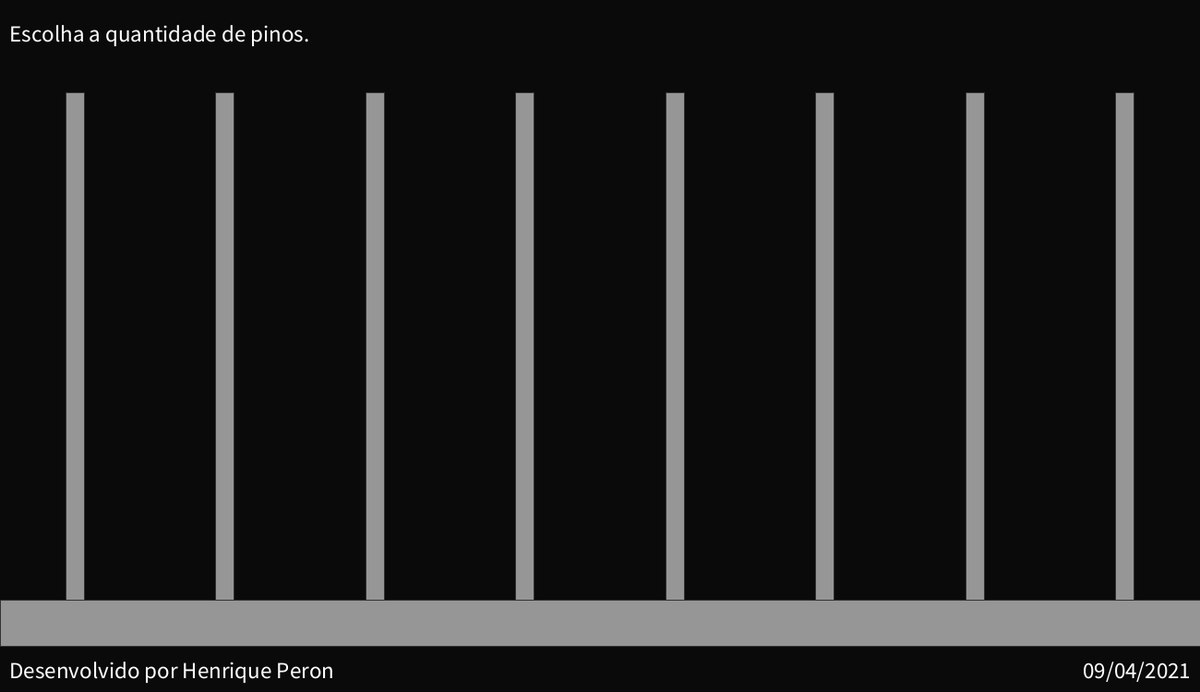
Frame 1 (no input)
Frame 60 (the mouse pressed at the canvas centre just before this capture): identical to frame 1, image omitted
Frame 120 (the mouse held since frame 60 and released just before this capture): identical to frame 1, image omitted

The Processing sketch that drew this single still picture (run headless with seeded random() and noise(); from frame 60 on, the mouse is pressed at the canvas centre):

// Processing sketch: Ultra_Hanoi
// ── Ultra_Hanoi.pde
int max_pinos = 8;
int n_pinos = max_pinos;
int n_discos = 0;
Pino[] pinos = new Pino[n_pinos];
Disco[] discos = new Disco[n_discos];
int inicio;
int destino;

void setup() {
  size(1300, 750);
  //surface.setLocation(-1300, 0);
  background(10);
  rectMode(CENTER);
  fill(150);
  stroke(50);
  textSize(25);
  for (int i = 0; i<pinos.length; i++)  pinos[i]  = new Pino(i);
}

void draw() {
  background(10);
  rect(width/2, height - 75, width, 50);
  Display_tela();
}

final int SELECT_NUM_PINS = 0;
final int SELECT_PIN_START = 1;
final int SELECT_PIN_END = 2;
final int SELECT_NUM_DISC = 3;
final int ANIMACAO = 4;
final int WAIT_RESET = 5;
int Etapa = 0;

void mousePressed() {
  switch (Etapa) {
    
  case SELECT_NUM_PINS:
    for (Pino  p : pinos)
      if (p.onTop() && p.id>1) {
        n_pinos = p.id+1;
        n_discos = 20*n_pinos - 30;
        Etapa++;
      } 
    discos = new Disco[n_discos];
    pinos = new Pino[n_pinos];
    for (int i = 0; i<pinos.length; i++)  
      pinos[i]  = new Pino(i);
    break;

  case SELECT_PIN_START:
    for (Pino  p : pinos)
      if (p.onTop()) {
        inicio = p.id;
        Etapa++;
      } 

    break;

  case SELECT_PIN_END:
    for (Pino  p : pinos)
      if (p.onTop() && p.id != inicio) {
        destino = p.id;
        Etapa++;
      }
    for (int i = 0; i<discos.length; i++) discos[i] = new Disco(i, inicio);
    break;

  case SELECT_NUM_DISC:
    for (Disco  d : discos)
      if (d.onTop()) {
        n_discos = d.id+1;
        Etapa++;
        Config_Animation();
      }
    break;

  case WAIT_RESET:
    Reset();
  case ANIMACAO:
    if(mouseButton == RIGHT) Reset();
    break;

  default:
    break;
  }
}


void Config_Animation() {
  discos = new Disco[n_discos];
  for (int i = 0; i<discos.length; i++) 
    discos[i] = new Disco(i, inicio);
  pinos[inicio].q_disco = n_discos;
  moves = hanoi_solve(n_discos-1, inicio, destino);
}


void Reset() {
  Etapa = 0;
  movimento = 0;
  n_pinos = max_pinos;
  n_discos = 0;
  pinos = new Pino[n_pinos];
  discos = new Disco[n_discos];
  for (int i = 0; i<pinos.length; i++)  pinos[i]  = new Pino(i);
  for (int i = 0; i<discos.length; i++) discos[i] = new Disco(i, 1);
  moves = new JSONArray();
  Passo_atual = 0;
  passo_finalizado = false;
}

// ── DiscoClass.pde
color[] cores ={color(255, 0, 0), color(0, 255, 0), color(0, 0, 255), color(255, 255, 0), color(255, 0, 255), color(0, 255, 255), color(150)};
color[] contornos ={color(180, 0, 0), color(0, 180, 0), color(0, 0, 180), color(180, 180, 0), color(180, 0, 180), color(0, 180, 180), color(50)};

class Disco {
  int id;
  float altura = 28; 
  float largura;
  float pos_x;
  float pos_y;
  color cor;
  color contorno;

  Disco(int _id, int pino) {
    id = _id;
    cor = cores[id%6];
    contorno = contornos[id%6];
    // arrumar direito;
    altura = (height-200)/discos.length;
    if (altura > 20) altura = 20;
    float max_l = width/pinos.length;
    largura = map(id, discos.length, 0, max_l, 40); 
    pos_x = pinos[pino].pos_x;
    pos_y = (height-100) - altura*(discos.length-id-0.5);
  }
  
  void display() {
    if (onTop()) {
      pushStyle();
      fill(cor, 150);
      stroke(contorno);
      rect(pos_x, pos_y, largura, altura, altura);
      popStyle();
    } else {
      pushStyle();
      fill(cor);
      stroke(contorno);
      rect(pos_x, pos_y, largura, altura, altura);
      popStyle();
    }
  }
  
  boolean onTop() {
    if (Etapa != SELECT_NUM_DISC) return false;
    if (mouseX > pos_x + largura/2 || mouseX < pos_x - largura/2) return false;
    if (mouseY > pos_y + altura/2 || mouseY < pos_y - altura/2)   return false;

    return true;
  }
}


class HyperDisco {
  int discosInclusos;
  int ordem;
  int offset;
  int[] tamanhos;
  HyperDisco[] discos;

  HyperDisco(int n, int o, int off) {
    discosInclusos = n;
    ordem = o;
    offset = off;
    tamanhos = encontraHiperdiscos(discosInclusos, ordem);

    discos = new HyperDisco[tamanhos.length];
    if (ordem > 0) {
      int offsetAcum = offset;
      for (int i = 0; i < tamanhos.length; i++) {
        discos[i] = new HyperDisco(tamanhos[i], ordem-1, offsetAcum);
        offsetAcum += tamanhos[i];
      }
    }
  }



  private int[] encontraHiperdiscos(int discos, int ordem) {
    if (ordem == 0) return new int[0];
    if (ordem == 1) {
      int[] val = new int[discos];
      for (int i=0; i < val.length; i++) val[i] = 1;
      return val;
    }

    int[] ndiscHiper = new int[ordem+1];
    int[] val = new int[0];
    while (ndiscHiper[ordem] < discos) {
      ndiscHiper[0] = 1;
      for (int i=1; i < ordem+1; i++) {
        ndiscHiper[i] += ndiscHiper[i-1];
      }
      val = append(val, ndiscHiper[ordem-1]);
    }

    val[val.length-1] -= ndiscHiper[ordem]-discos;

    if (val.length > 1 && val[val.length-1] < val[val.length-2]) {
      int diff = val[val.length-2] - val[val.length-1];
      diff/=2;
      val[val.length-2] -= diff;
      val[val.length-1] += diff;
    }
    return val;
  }


  void getMoves(int n, int start, int end, int other, JSONArray aux) {
    JSONObject move = new JSONObject();
    if (n == 0) {
      switch(ordem) {
      case 0:
        move.setInt("Peça", offset);
        move.setInt("Posição", start);
        move.setInt("Destino", end);
        aux.setJSONObject(aux.size(), move);
        break;
      case 1:
        discos[n].getMoves(0, start, end, others[0], aux);
        break;
      default:
        discos[n].getMoves(discos[n].tamanhos.length-1, start, end, others[ordem-2], aux);
        break;
      }
      return;
    }
    
    getMoves(n-1, start, other, end, aux);
    
    switch(ordem) {
    case 0:
      move.setInt("Peça", offset);
      move.setInt("Posição", start);
      move.setInt("Destino", end);
      aux.setJSONObject(aux.size(), move);
      break;
    case 1:
      discos[n].getMoves(0, start, end, others[0], aux);
      break;
    default:
      discos[n].getMoves(discos[n].tamanhos.length-1, start, end, others[ordem-2], aux);
      break;
    }
    
    getMoves(n-1, other, end, start, aux);
  }
}

// ── Display.pde
final int SUBIDA = 0;
final int HORIZONTAL = 1;
final int DESCIDA = 2;
int movimento = 0;

JSONArray moves = new JSONArray();
int Passo_atual = 0;
boolean passo_finalizado = false;
int velocidade = 10;
JSONObject move;

void Display_tela() {
  switch (Etapa) {
    
  case SELECT_NUM_PINS:
    pushStyle();
    fill(255);
    text("Escolha a quantidade de pinos.", 10, 45);
    popStyle();
    for (Pino  p : pinos)
      p.display();
    break;

  case SELECT_PIN_START:
    pushStyle();
    fill(255);
    text("Escolha o Pino Inicial.", 10, 45);
    popStyle();
    for (Pino  p : pinos)
      p.display();
    break;

  case SELECT_PIN_END:
    pushStyle();
    fill(255);
    text("Escolha o Pino Final.", 10, 45);
    popStyle();
    for (Pino  p : pinos)
      p.display();
    break;

  case SELECT_NUM_DISC:
    pushStyle();
    fill(255);
    text("Escolha a Quantidade de Discos.", 10, 45);
    popStyle();
    for (Pino  p : pinos)
      p.display();
    for (Disco  d : discos)
      d.display();
    break;

  case ANIMACAO:
    {
      if (Passo_atual < moves.size()) move = moves.getJSONObject(Passo_atual);
      if (passo_finalizado) {
        passo_finalizado = false;
        pinos[move.getInt("Destino")]. q_disco++;
        pinos[move.getInt("Posição")]. q_disco--;
        Passo_atual++;
        if (Passo_atual == moves.size()) {
          Etapa = WAIT_RESET;
          break;
        }
      } else {
        pushStyle();
        fill(255);
        text("Número de passos: " + moves.size(), 10, 45);
        String texto = "Passo " + (Passo_atual+1) + " : mover disco ";
        texto += (move.getInt("Peça")+1) + " do pino " + (move.getInt("Posição")+1);
        texto += " para o pino " + (move.getInt("Destino")+1) + ".";
        textAlign(RIGHT);
        text(texto, width-10, 45);
        textAlign(CENTER);
        text(n_discos + " Peças", width/2, height - 15);
        popStyle();
        mover_disco();
      }

      for (Pino  p : pinos)
        p.display();
      for (Disco  d : discos)
        d.display();
    }
    break;

  case WAIT_RESET:
    pushStyle();
    fill(255);
    String texto = "Para reiniciar, clique na tela.";
    text(texto, 10, 45);
    popStyle();

    for (Pino  p : pinos)
      p.display();
    for (Disco  d : discos)
      d.display();
    break;
  }

  pushStyle();
  fill(255);
  text("Desenvolvido por Henrique Peron", 10, height - 15);
  textAlign(RIGHT);
  text("09/04/2021", width -10, height - 15);
  popStyle();
}


void mover_disco() {
  int disco_atual = move.getInt("Peça");
  int pin_dest = move.getInt("Destino");

  switch (movimento) {
  case SUBIDA:
    if (abs(discos[disco_atual].pos_y - 70) > velocidade)
      discos[disco_atual].pos_y -= velocidade;
    else {
      discos[disco_atual].pos_y = 70;
      movimento = HORIZONTAL;
    }
    break;

  case HORIZONTAL:
    {
      int dir;

      if (move.getInt("Posição") < pin_dest) dir = 1;
      else dir = -1;

      if (abs(discos[disco_atual].pos_x - pinos[pin_dest].pos_x) > velocidade)
        discos[disco_atual].pos_x += velocidade*dir;
      else {
        discos[disco_atual].pos_x = pinos[pin_dest].pos_x;
        movimento = DESCIDA;
      }
    }
    break;

  case DESCIDA:
    {
      float altura_destino = height - 100 - discos[0].altura*(0.5+pinos[pin_dest].q_disco);


      if (abs(discos[disco_atual].pos_y - altura_destino) > velocidade)
        discos[disco_atual].pos_y += velocidade;
      else {
        discos[disco_atual].pos_y = altura_destino;
        movimento = SUBIDA;
        passo_finalizado = true;
      }
    }
    break;
  }
}

// ── PinoClass.pde
class Pino {
  int id;
  int q_disco = 0;
  float altura = height - 200; 
  float largura = 20;
  float pos_x;
  float pos_y;
  color cor;
  color contorno;

  Pino(int _id) {
    contorno = contornos[6];
    cor = cores[6];
    id = _id;
    q_disco = 0;
    altura = height - 200; 
    largura = 20;
    pos_y = height/2 ;
    pos_x = (2*id+1)*width/(2*pinos.length);
  }

  void display() {

    if ( onTop()) {
      pushStyle();
      fill(cor, 150);
      stroke(contorno);
      rect(pos_x, pos_y, largura, altura);
      popStyle();
    } else {
      pushStyle();
      fill(cor);
      stroke(contorno);
      rect(pos_x, pos_y, largura, altura);
      popStyle();
    }
  }


  boolean onTop() {
    if (Etapa != SELECT_NUM_PINS && Etapa != SELECT_PIN_START && Etapa != SELECT_PIN_END) return false;
    if (mouseX > pos_x + largura/2 || mouseX < pos_x - largura/2) return false;
    if (mouseY > pos_y + altura/2 || mouseY < pos_y - altura/2)   return false;

    return true;
  }
}

// ── Solver.pde
int[] others;

JSONArray hanoi_solve(int n, int start, int end) {
  others = new int[0];
  for (int i = 0; i < n_pinos; i++)
    if (i != start && i != end) 
      others = append(others, i);
      
  HyperDisco Discos = new HyperDisco(n+1, n_pinos-2, 0);
  JSONArray temp = new JSONArray();
  Discos.getMoves(Discos.tamanhos.length-1, start, end, others[n_pinos-3], temp);
  return temp;
}
